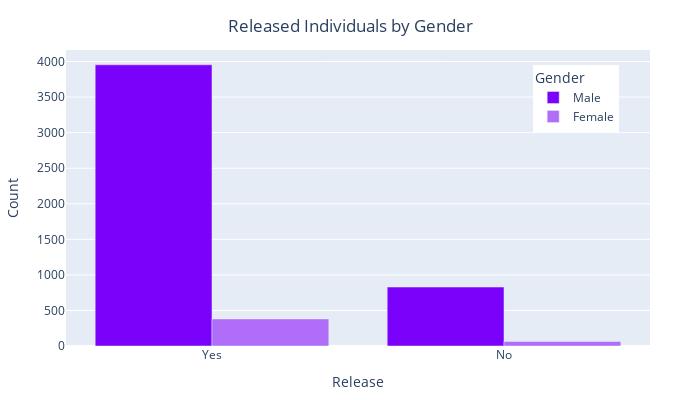
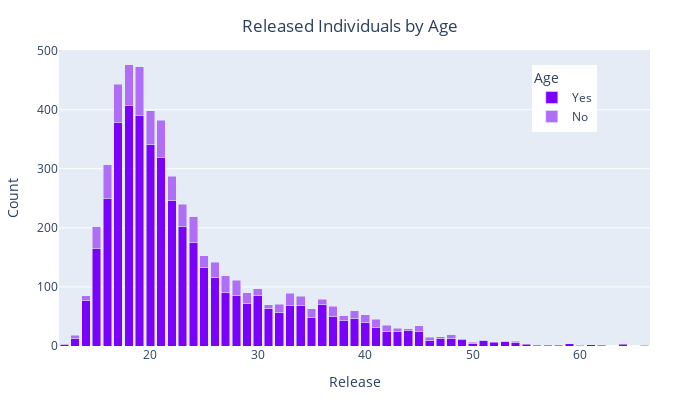

Here is the notebook cell these charts were saved with, in order:
### Markdown cell above
# 9. Is there any correlation between the "released" variable and other variables such as race, age, sex, employment, citizenship, or number of checks?

### Code cell
import plotly.express as px

dic_cols = {
    'sex':'Gender',
    'age': 'Age', 
    'colour': 'Race', 
    'employed': 'Employment', 
    'citizen' : 'Citizenship'
}

for col, title in dic_cols.items():
    released_df = arrests_df[['released', col]].value_counts().reset_index(name='count')
    custom_palette = ['#7a02fa','#b06df7']
    if col == 'age':
        fig = px.bar(released_df, x=col, y='count', color='released', barmode='stack', color_discrete_sequence=custom_palette)
    else:
        fig = px.bar(released_df, x='released', y='count', color=col,barmode='group', color_discrete_sequence=custom_palette)
    fig.update_layout(
        xaxis_title='Release',
        yaxis_title='Count',
        title={
            'text': f'Released Individuals by {title}',
            'x': 0.5,
            'y': 0.95,
            'xanchor': 'center',
            'yanchor': 'top'
        },
        width=700,
        height=400,
        margin=dict(l=50, r=50, t=50, b=50), 
        legend=dict(
            title=title,
            orientation='v',
            yanchor='top',
            y=0.95,
            xanchor='left',
            x=0.8
        ),
    )
    pyo.iplot(fig)

### Figure 1 — Plotly figure (JSON) as saved in the notebook; plotly's stock layout.template omitted (floating-point values rounded to 4 significant figures)
{"data": [{"alignmentgroup": "True", "hovertemplate": "sex=Male<br>released=%{x}<br>count=%{y}<extra></extra>", "legendgroup": "Male", "marker": {"color": "#7a02fa", "pattern": {"shape": ""}}, "name": "Male", "offsetgroup": "Male", "orientation": "v", "showlegend": true, "textposition": "auto", "type": "bar", "x": ["Yes", "No"], "xaxis": "x", "y": [3954, 829], "yaxis": "y"}, {"alignmentgroup": "True", "hovertemplate": "sex=Female<br>released=%{x}<br>count=%{y}<extra></extra>", "legendgroup": "Female", "marker": {"color": "#b06df7", "pattern": {"shape": ""}}, "name": "Female", "offsetgroup": "Female", "orientation": "v", "showlegend": true, "textposition": "auto", "type": "bar", "x": ["Yes", "No"], "xaxis": "x", "y": [380, 63], "yaxis": "y"}], "layout": {"barmode": "group", "height": 400, "legend": {"orientation": "v", "title": {"text": "Gender"}, "tracegroupgap": 0, "x": 0.8, "xanchor": "left", "y": 0.95, "yanchor": "top"}, "margin": {"b": 50, "l": 50, "r": 50, "t": 50}, "title": {"text": "Released Individuals by Gender", "x": 0.5, "xanchor": "center", "y": 0.95, "yanchor": "top"}, "width": 700, "xaxis": {"anchor": "y", "domain": [0, 1], "title": {"text": "Release"}}, "yaxis": {"anchor": "x", "domain": [0, 1], "title": {"text": "Count"}}}}

### Figure 2 — Plotly figure (JSON) as saved in the notebook; plotly's stock layout.template omitted (floating-point values rounded to 4 significant figures)
{"data": [{"alignmentgroup": "True", "hovertemplate": "released=Yes<br>age=%{x}<br>count=%{y}<extra></extra>", "legendgroup": "Yes", "marker": {"color": "#7a02fa", "pattern": {"shape": ""}}, "name": "Yes", "offsetgroup": "Yes", "orientation": "v", "showlegend": true, "textposition": "auto", "type": "bar", "x": [18, 19, 17, 20, 21, 16, 22, 23, 24, 15, 25, 26, 27, 28, 30, 14, 29, 36, 34, 33, 31, 32, 37, 35, 39, 38, 40, 41, 44, 42, 43, 45, 13, 48, 47, 49, 46, 51, 53, 54, 52, 50, 59, 12, 64, 55, 61, 57, 58, 60, 62, 56, 66], "xaxis": "x", "y": [407, 390, 379, 341, 319, 249, 247, 202, 176, 165, 133, 116, 91, 86, 86, 77, 72, 70, 69, 68, 64, 57, 50, 48, 47, 43, 39, 31, 26, 25, 24, 24, 13, 13, 12, 11, 10, 9, 7, 6, 6, 5, 4, 3, 3, 3, 2, 1, 1, 1, 1, 1, 1], "yaxis": "y"}, {"alignmentgroup": "True", "hovertemplate": "released=No<br>age=%{x}<br>count=%{y}<extra></extra>", "legendgroup": "No", "marker": {"color": "#b06df7", "pattern": {"shape": ""}}, "name": "No", "offsetgroup": "No", "orientation": "v", "showlegend": true, "textposition": "auto", "type": "bar", "x": [19, 18, 17, 21, 16, 20, 24, 22, 23, 15, 27, 26, 28, 33, 25, 29, 37, 34, 35, 32, 40, 41, 39, 30, 42, 45, 36, 14, 38, 48, 31, 43, 13, 46, 47, 44, 54, 12, 66, 60, 53, 51, 50, 49], "xaxis": "x", "y": [83, 69, 64, 63, 58, 57, 43, 40, 38, 37, 28, 26, 25, 21, 20, 18, 17, 15, 15, 14, 14, 14, 13, 11, 10, 10, 9, 8, 8, 6, 6, 6, 5, 5, 4, 3, 2, 1, 1, 1, 1, 1, 1, 1], "yaxis": "y"}], "layout": {"barmode": "stack", "height": 400, "legend": {"orientation": "v", "title": {"text": "Age"}, "tracegroupgap": 0, "x": 0.8, "xanchor": "left", "y": 0.95, "yanchor": "top"}, "margin": {"b": 50, "l": 50, "r": 50, "t": 50}, "title": {"text": "Released Individuals by Age", "x": 0.5, "xanchor": "center", "y": 0.95, "yanchor": "top"}, "width": 700, "xaxis": {"anchor": "y", "domain": [0, 1], "title": {"text": "Release"}}, "yaxis": {"anchor": "x", "domain": [0, 1], "title": {"text": "Count"}}}}
